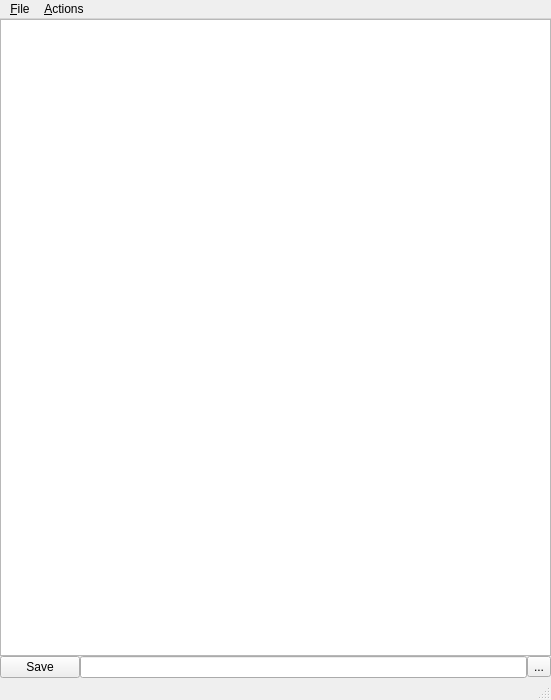
<?xml version="1.0" encoding="UTF-8"?>
<ui version="4.0">
 <class>MainWindow</class>
 <widget class="QMainWindow" name="MainWindow">
  <property name="geometry">
   <rect>
    <x>0</x>
    <y>0</y>
    <width>551</width>
    <height>700</height>
   </rect>
  </property>
  <property name="windowTitle">
   <string>Entity editor</string>
  </property>
  <widget class="QWidget" name="centralwidget">
   <layout class="QVBoxLayout">
    <property name="spacing">
     <number>0</number>
    </property>
    <property name="leftMargin">
     <number>0</number>
    </property>
    <property name="topMargin">
     <number>0</number>
    </property>
    <property name="rightMargin">
     <number>0</number>
    </property>
    <property name="bottomMargin">
     <number>0</number>
    </property>
    <item>
     <widget class="QTreeView" name="view">
      <property name="sizePolicy">
       <sizepolicy hsizetype="Expanding" vsizetype="Expanding">
        <horstretch>0</horstretch>
        <verstretch>0</verstretch>
       </sizepolicy>
      </property>
      <property name="alternatingRowColors">
       <bool>true</bool>
      </property>
      <property name="selectionBehavior">
       <enum>QAbstractItemView::SelectItems</enum>
      </property>
      <property name="horizontalScrollMode">
       <enum>QAbstractItemView::ScrollPerPixel</enum>
      </property>
      <property name="animated">
       <bool>false</bool>
      </property>
      <property name="allColumnsShowFocus">
       <bool>true</bool>
      </property>
     </widget>
    </item>
    <item>
     <layout class="QHBoxLayout" name="horizontalLayout">
      <property name="sizeConstraint">
       <enum>QLayout::SetDefaultConstraint</enum>
      </property>
      <item>
       <widget class="QPushButton" name="saveButton">
        <property name="text">
         <string>Save</string>
        </property>
       </widget>
      </item>
      <item>
       <widget class="QLineEdit" name="filepathEdit"/>
      </item>
      <item>
       <widget class="QToolButton" name="fileButton">
        <property name="text">
         <string>...</string>
        </property>
       </widget>
      </item>
     </layout>
    </item>
   </layout>
  </widget>
  <widget class="QMenuBar" name="menubar">
   <property name="geometry">
    <rect>
     <x>0</x>
     <y>0</y>
     <width>551</width>
     <height>21</height>
    </rect>
   </property>
   <widget class="QMenu" name="fileMenu">
    <property name="title">
     <string>&amp;File</string>
    </property>
    <addaction name="exitAction"/>
   </widget>
   <widget class="QMenu" name="actionsMenu">
    <property name="title">
     <string>&amp;Actions</string>
    </property>
    <addaction name="insertRowAction"/>
    <addaction name="insertColumnAction"/>
    <addaction name="separator"/>
    <addaction name="removeRowAction"/>
    <addaction name="removeColumnAction"/>
    <addaction name="separator"/>
    <addaction name="insertChildAction"/>
   </widget>
   <addaction name="fileMenu"/>
   <addaction name="actionsMenu"/>
  </widget>
  <widget class="QStatusBar" name="statusbar"/>
  <action name="exitAction">
   <property name="text">
    <string>E&amp;xit</string>
   </property>
   <property name="shortcut">
    <string>Ctrl+Q</string>
   </property>
  </action>
  <action name="insertRowAction">
   <property name="text">
    <string>Insert Row</string>
   </property>
   <property name="shortcut">
    <string>Ctrl+I, R</string>
   </property>
  </action>
  <action name="removeRowAction">
   <property name="text">
    <string>Remove Row</string>
   </property>
   <property name="shortcut">
    <string>Ctrl+R, R</string>
   </property>
  </action>
  <action name="insertColumnAction">
   <property name="text">
    <string>Insert Column</string>
   </property>
   <property name="shortcut">
    <string>Ctrl+I, C</string>
   </property>
  </action>
  <action name="removeColumnAction">
   <property name="text">
    <string>Remove Column</string>
   </property>
   <property name="shortcut">
    <string>Ctrl+R, C</string>
   </property>
  </action>
  <action name="insertChildAction">
   <property name="text">
    <string>Insert Child</string>
   </property>
   <property name="shortcut">
    <string>Ctrl+N</string>
   </property>
  </action>
 </widget>
 <resources/>
 <connections/>
</ui>
